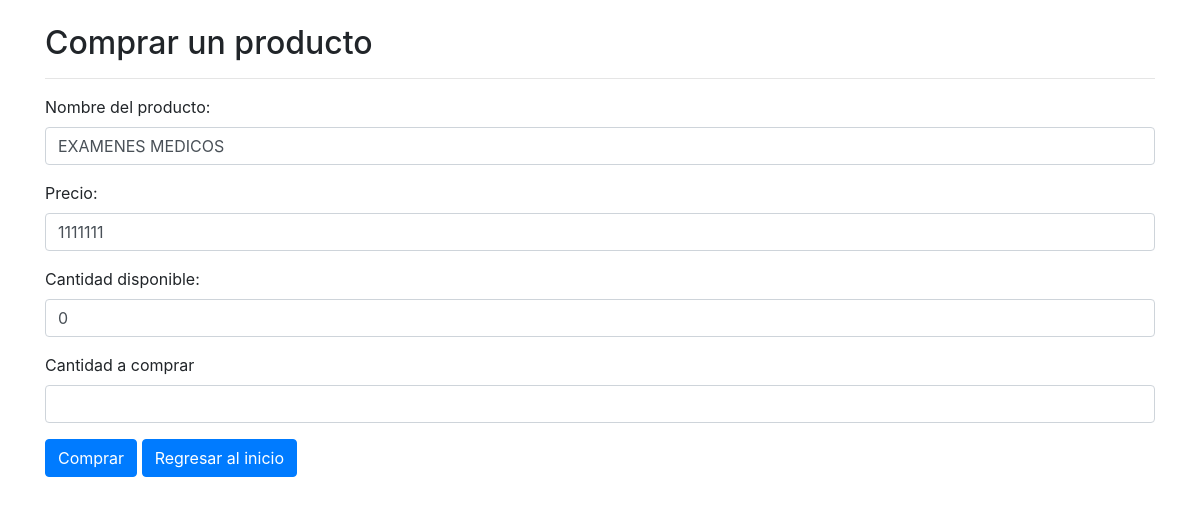
Page /venta.php?id=17 on the committed database.
### tables this page shows
CREATE TABLE `productos` (
  `prd_id` int(11) NOT NULL,
  `prd_nombre` varchar(100) NOT NULL,
  `prd_referencia` varchar(50) NOT NULL,
  `prd_precio` int(11) NOT NULL,
  `prd_peso` int(11) NOT NULL,
  `prd_categoria` varchar(100) NOT NULL,
  `prd_stock` int(11) NOT NULL,
  `prd_creado` date NOT NULL
);

### php/producto.php (called while the page is built, shortened)
<?php
    class _productos {
        function getEditarProductos($id) {
            $db = new DB();
            $connect = $db->connect();
            $productos = [];
            $sql = "SELECT * FROM productos WHERE prd_id = :prd_id";
            $query = $connect -> prepare($sql);
            $query -> execute([
            'prd_id' => $id
            ]);
            $results = $query -> fetchAll(PDO::FETCH_OBJ);
            if($query -> rowCount() > 0)   {
                foreach($results as $result) {
                    array_push($productos, $result);
               }
            }
            return $productos;
        }
	}
 ?>

### venta.php (the view, shortened to what this page needs)
<?php
    require_once 'php/producto.php';
    $productos = new _productos();
    $get_productos = $productos->getEditarProductos($_GET['id']);
  ?>
 <?php include "templates/header.php"; ?>
<?php
if ($get_productos>0) {
    foreach ($get_productos as $fila) {
  ?>
<div class="container">
  <div class="row">
    <div class="col-md-12">
      <h2 class="mt-4">Comprar un producto</h2>
      <hr>
      <form action="venta.php?id=<?=$_GET['id']?>" method="post">
        <div class="form-group">
          <label>Nombre del producto:</label>
          <p class="form-control"> <?= $fila->prd_nombre; ?> </p>
        </div>
        <div class="form-group">
          <label>Precio:</label>
          <p class="form-control"><?= $fila->prd_precio; ?> </p>
        </div>
        <div class="form-group">
          <label>Cantidad disponible:</label>
          <p class="form-control"><?= $fila->prd_stock; ?> </p>
        </div>
        <div class="form-group">
          <label for="cantidad">Cantidad a comprar</label>
          <input type="number" name="cantidad" id="cantidad" class="form-control" required>
        </div>
        <div class="form-group">
          <input type="submit" class="btn btn-primary" value="Comprar">
          <a class="btn btn-primary" href="index.php">Regresar al inicio</a>
        </div>
      </form>
    </div>
  </div>
</div>
  <?php
   }
}
?>
<?php require "templates/footer.php"; ?>

### rows in the picture
productos: prd_nombre "EXAMENES MEDICOS", prd_precio "1111111", prd_stock "0"
